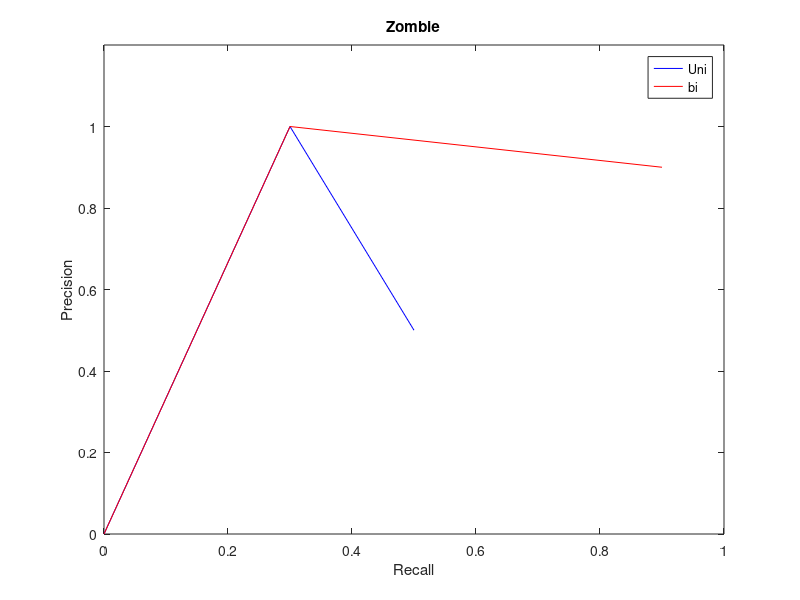
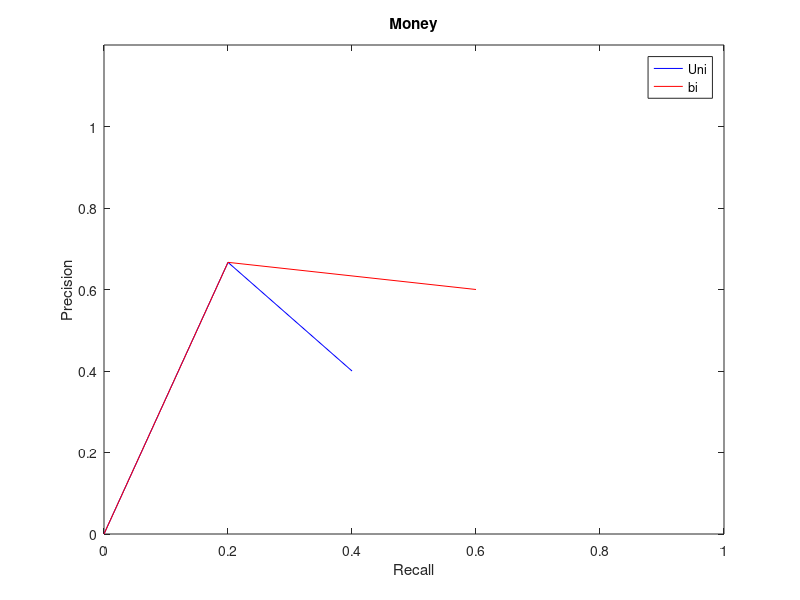
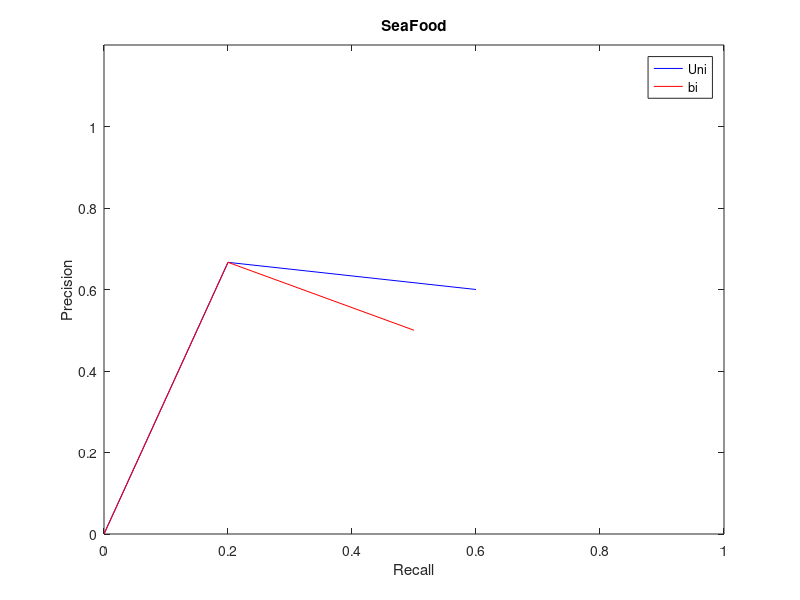

These charts were generated, in order, by the following MATLAB code:
clear all;
precision = @(v) sum(v)/size(v,2);
recall = @(v) sum(v)/10;
uniZombie = [1 1 1 1 0 1 0 0 0 0];
biZombie =  [1 1 1 1 1 1 1 1 1 0];

uniZombiePrec = [0 precision(uniZombie(1:3)) precision(uniZombie)];
uniZombieRecall = [0 recall(uniZombie(1:3)) recall(uniZombie)];

biZombiePrec = [0 precision(biZombie(1:3)) precision(biZombie)];
biZombieRecall = [0 recall(biZombie(1:3)) recall(biZombie)];

uniMoney = [1 1 0 0 1 0 0 1 0 0];
biMoney =  [1 1 0 0 1 1 0 1 1 0];

uniMoneyPrec = [0 precision(uniMoney(1:3)) precision(uniMoney)];
uniMoneyRecall = [0 recall(uniMoney(1:3)) recall(uniMoney)];

biMoneyPrec = [0 precision(biMoney(1:3)) precision(biMoney)];
biMoneyRecall = [0 recall(biMoney(1:3)) recall(biMoney)];

uniSeaFood = [1 0 1 1 0 1 1 1 0 0];
biSeaFood =  [1 1 0 1 1 0 0 0 1 0];

uniSeaFoodPrec = [0 precision(uniSeaFood(1:3)) precision(uniSeaFood)];
uniSeaFoodRecall = [0 recall(uniSeaFood(1:3)) recall(uniSeaFood)];

biSeaFoodPrec = [0 precision(biSeaFood(1:3)) precision(biSeaFood)];
biSeaFoodRecall = [0 recall(biSeaFood(1:3)) recall(biSeaFood)];

plot(uniZombieRecall, uniZombiePrec, 'b')
hold on;
plot(biZombieRecall, biZombiePrec, 'r');
axis([0 1 0 1.2]);
title('Zombie')
legend('Uni', 'bi');
xlabel('Recall');
ylabel('Precision');

figure;
plot(uniMoneyRecall, uniMoneyPrec, 'b')
hold on;
plot(biMoneyRecall, biMoneyPrec, 'r');
title('Money')
legend('Uni', 'bi');
axis([0 1 0 1.2]);
xlabel('Recall');
ylabel('Precision');

figure;
plot(uniSeaFoodRecall, uniSeaFoodPrec, 'b')
hold on;
plot(biSeaFoodRecall, biSeaFoodPrec, 'r');
title('SeaFood')
legend('Uni', 'bi');
axis([0 1 0 1.2]);
xlabel('Recall');
ylabel('Precision');

